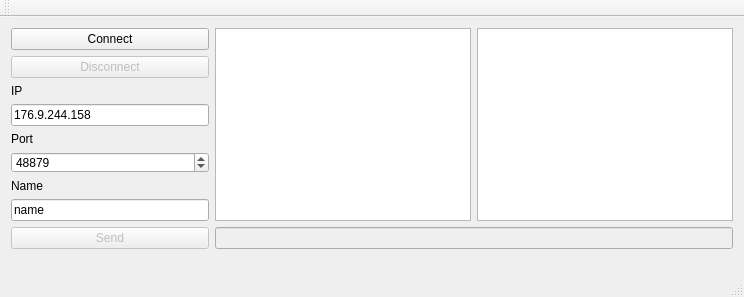
<?xml version="1.0" encoding="UTF-8"?>
<ui version="4.0">
 <class>MainWindow</class>
 <widget class="QMainWindow" name="MainWindow">
  <property name="geometry">
   <rect>
    <x>0</x>
    <y>0</y>
    <width>744</width>
    <height>297</height>
   </rect>
  </property>
  <property name="maximumSize">
   <size>
    <width>16777215</width>
    <height>297</height>
   </size>
  </property>
  <property name="windowTitle">
   <string>Client</string>
  </property>
  <widget class="QWidget" name="centralWidget">
   <property name="maximumSize">
    <size>
     <width>16777215</width>
     <height>243</height>
    </size>
   </property>
   <layout class="QHBoxLayout" name="horizontalLayout">
    <item>
     <layout class="QGridLayout" name="gridLayout">
      <item row="0" column="0">
       <widget class="QPushButton" name="ButtonConnect">
        <property name="sizePolicy">
         <sizepolicy hsizetype="Minimum" vsizetype="Fixed">
          <horstretch>1</horstretch>
          <verstretch>0</verstretch>
         </sizepolicy>
        </property>
        <property name="maximumSize">
         <size>
          <width>198</width>
          <height>16777215</height>
         </size>
        </property>
        <property name="text">
         <string>Connect</string>
        </property>
       </widget>
      </item>
      <item row="1" column="0">
       <widget class="QPushButton" name="ButtonDisconnect">
        <property name="enabled">
         <bool>false</bool>
        </property>
        <property name="sizePolicy">
         <sizepolicy hsizetype="Minimum" vsizetype="Fixed">
          <horstretch>1</horstretch>
          <verstretch>0</verstretch>
         </sizepolicy>
        </property>
        <property name="maximumSize">
         <size>
          <width>198</width>
          <height>16777215</height>
         </size>
        </property>
        <property name="text">
         <string>Disconnect</string>
        </property>
        <property name="checkable">
         <bool>false</bool>
        </property>
        <property name="checked">
         <bool>false</bool>
        </property>
       </widget>
      </item>
      <item row="2" column="0">
       <widget class="QLabel" name="label">
        <property name="sizePolicy">
         <sizepolicy hsizetype="Preferred" vsizetype="Preferred">
          <horstretch>1</horstretch>
          <verstretch>0</verstretch>
         </sizepolicy>
        </property>
        <property name="maximumSize">
         <size>
          <width>198</width>
          <height>16777215</height>
         </size>
        </property>
        <property name="text">
         <string>IP</string>
        </property>
       </widget>
      </item>
      <item row="3" column="0">
       <widget class="QLineEdit" name="lineEditIP">
        <property name="sizePolicy">
         <sizepolicy hsizetype="Expanding" vsizetype="Fixed">
          <horstretch>1</horstretch>
          <verstretch>0</verstretch>
         </sizepolicy>
        </property>
        <property name="maximumSize">
         <size>
          <width>198</width>
          <height>16777215</height>
         </size>
        </property>
        <property name="text">
         <string>176.9.244.158</string>
        </property>
       </widget>
      </item>
      <item row="4" column="0">
       <widget class="QLabel" name="label_2">
        <property name="sizePolicy">
         <sizepolicy hsizetype="Preferred" vsizetype="Preferred">
          <horstretch>1</horstretch>
          <verstretch>0</verstretch>
         </sizepolicy>
        </property>
        <property name="maximumSize">
         <size>
          <width>198</width>
          <height>16777215</height>
         </size>
        </property>
        <property name="text">
         <string>Port</string>
        </property>
       </widget>
      </item>
      <item row="5" column="0">
       <widget class="QSpinBox" name="spinBoxPort">
        <property name="sizePolicy">
         <sizepolicy hsizetype="Minimum" vsizetype="Fixed">
          <horstretch>1</horstretch>
          <verstretch>0</verstretch>
         </sizepolicy>
        </property>
        <property name="maximumSize">
         <size>
          <width>198</width>
          <height>16777215</height>
         </size>
        </property>
        <property name="maximum">
         <number>99999</number>
        </property>
        <property name="value">
         <number>48879</number>
        </property>
       </widget>
      </item>
      <item row="6" column="0">
       <widget class="QLabel" name="label_3">
        <property name="sizePolicy">
         <sizepolicy hsizetype="Preferred" vsizetype="Preferred">
          <horstretch>1</horstretch>
          <verstretch>0</verstretch>
         </sizepolicy>
        </property>
        <property name="maximumSize">
         <size>
          <width>198</width>
          <height>16777215</height>
         </size>
        </property>
        <property name="text">
         <string>Name</string>
        </property>
       </widget>
      </item>
      <item row="7" column="0">
       <widget class="QLineEdit" name="lineEditName">
        <property name="sizePolicy">
         <sizepolicy hsizetype="Expanding" vsizetype="Fixed">
          <horstretch>1</horstretch>
          <verstretch>0</verstretch>
         </sizepolicy>
        </property>
        <property name="maximumSize">
         <size>
          <width>198</width>
          <height>16777215</height>
         </size>
        </property>
        <property name="text">
         <string>name</string>
        </property>
       </widget>
      </item>
      <item row="8" column="0">
       <widget class="QPushButton" name="ButtonSend">
        <property name="enabled">
         <bool>false</bool>
        </property>
        <property name="sizePolicy">
         <sizepolicy hsizetype="Minimum" vsizetype="Fixed">
          <horstretch>1</horstretch>
          <verstretch>0</verstretch>
         </sizepolicy>
        </property>
        <property name="maximumSize">
         <size>
          <width>198</width>
          <height>16777215</height>
         </size>
        </property>
        <property name="text">
         <string>Send</string>
        </property>
       </widget>
      </item>
     </layout>
    </item>
    <item>
     <layout class="QGridLayout" name="gridLayout_2">
      <item row="0" column="1">
       <widget class="QTextBrowser" name="textBrowserTextRead">
        <property name="sizePolicy">
         <sizepolicy hsizetype="Expanding" vsizetype="Expanding">
          <horstretch>3</horstretch>
          <verstretch>0</verstretch>
         </sizepolicy>
        </property>
       </widget>
      </item>
      <item row="2" column="1" colspan="2">
       <widget class="QLineEdit" name="lineEditTextSend">
        <property name="enabled">
         <bool>false</bool>
        </property>
        <property name="sizePolicy">
         <sizepolicy hsizetype="Expanding" vsizetype="Fixed">
          <horstretch>3</horstretch>
          <verstretch>0</verstretch>
         </sizepolicy>
        </property>
       </widget>
      </item>
      <item row="0" column="2">
       <widget class="QTextBrowser" name="textBrowserListUsers">
        <property name="sizePolicy">
         <sizepolicy hsizetype="Expanding" vsizetype="Expanding">
          <horstretch>1</horstretch>
          <verstretch>0</verstretch>
         </sizepolicy>
        </property>
       </widget>
      </item>
     </layout>
    </item>
   </layout>
  </widget>
  <widget class="QMenuBar" name="menuBar">
   <property name="geometry">
    <rect>
     <x>0</x>
     <y>0</y>
     <width>744</width>
     <height>20</height>
    </rect>
   </property>
  </widget>
  <widget class="QToolBar" name="mainToolBar">
   <attribute name="toolBarArea">
    <enum>TopToolBarArea</enum>
   </attribute>
   <attribute name="toolBarBreak">
    <bool>false</bool>
   </attribute>
  </widget>
  <widget class="QStatusBar" name="statusBar"/>
 </widget>
 <layoutdefault spacing="6" margin="11"/>
 <resources/>
 <connections/>
</ui>
